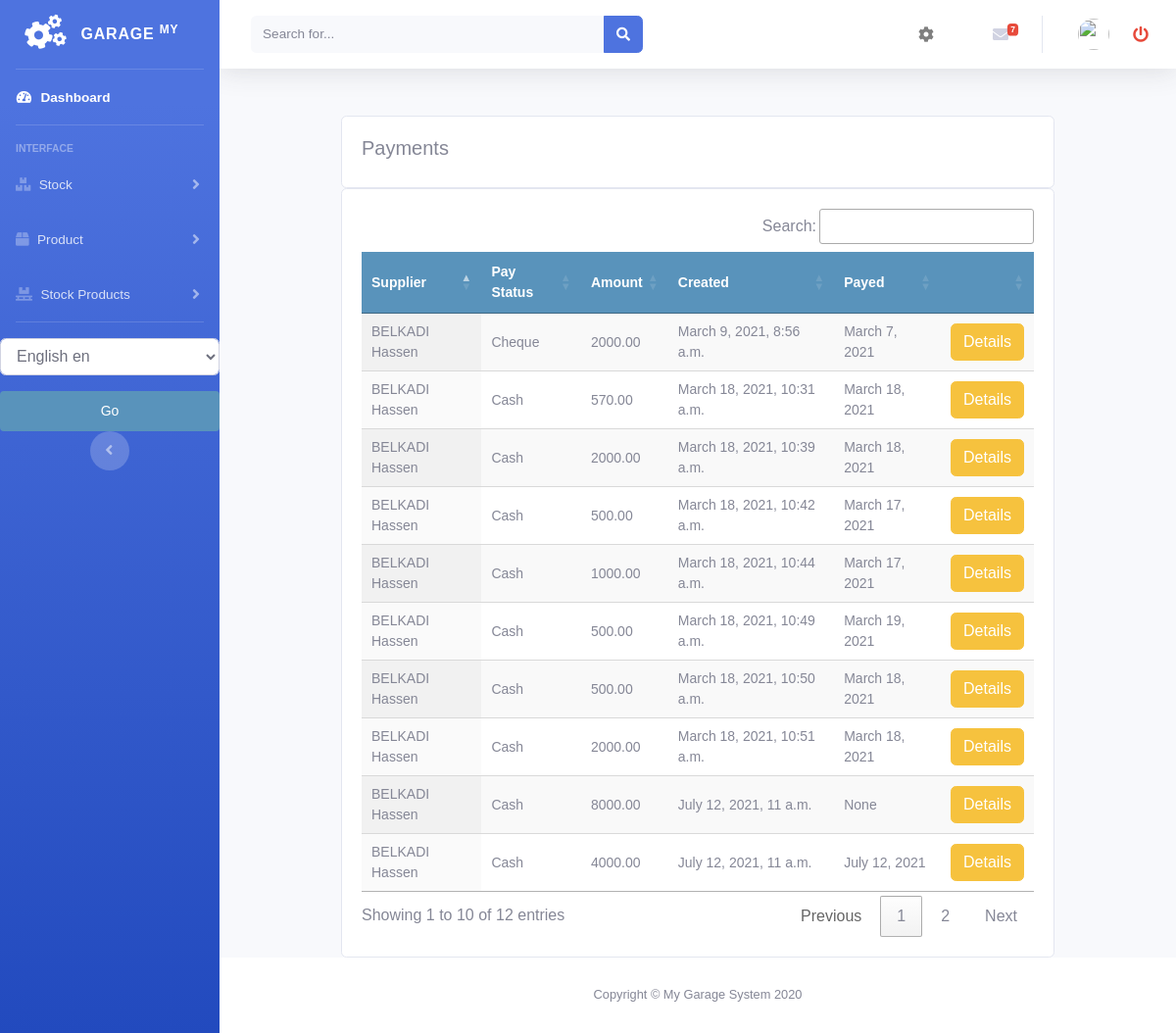
/payments/supplier_payment_list, run on the app's committed database.
### payments/models.py (models this page shows)
class BuyOrderPayment(models.Model):
    order = models.ForeignKey(BuyOrder, on_delete=models.CASCADE, blank=True, null=True)
    supplier = models.ForeignKey(Supplier, on_delete=models.CASCADE)
    user = models.IntegerField(default=0)
    amount = models.DecimalField(max_digits=10, decimal_places=2)
    created = models.DateTimeField(auto_now_add=True)
    pay_date = models.DateField(null=True, blank=True)
    pay_type = (
        ('Cash', 'Cash'),
        ('Cheque', 'Cheque'),
        ('Verement', 'Verement'),
    )
    pay_status = models.CharField(max_length=9, choices=pay_type, blank=True, default="Cash")

### supplier/models.py (models this page shows, shortened)
class Supplier(models.Model):
    firstname = models.CharField(max_length=250, null=True)
    lastname = models.CharField(max_length=250, null=True)
    address = models.CharField(max_length=200, null=True)
    phone = models.CharField(max_length=200, null=True)
    email = models.EmailField(null=True)
    date_created = models.DateTimeField(auto_now_add=True, null=True)
    date_joined = models.DateField(null=True)
    credit = models.DecimalField(max_digits=10, decimal_places=2, null=True, default=0.0)
    def __str__(self):
        return self.firstname + " " + self.lastname

### payments/views.py (the view)
# urls.py: path('supplier_payment_list', views.supplier_payment_list, name='supplier_payment_list'),
def supplier_payment_list(request):
    supplierpayments = BuyOrderPayment.objects.all()
    context = {
        "supplierpayments": supplierpayments
    }
    return render(request, 'payments/supplier/payment_list.html', context)

### accounts/templatetags/erpextra.py (called while the page is built)
@register.filter(name='has_group')
def has_group(user, group_name):
    group = Group.objects.get(name=group_name)
    return True if group in user.groups.all() else False

### payments/templates/payments/supplier/payment_list.html (shortened to what this page needs)
{% extends 'home.html' %}
{% load static %}
{% load i18n %}
{% block content %}
<br>
<div class="container">
    <div class="row">
        <div class="col-md">
            <div class="card card-body">
                <h5>{% trans "Payments" %}</h5>
            </div>
            <div class="card card-body">
                <table id="table_id" class="display text-center">
                    <thead>
                    <tr>
                        <th>{% trans "Supplier" %}</th>
                        <th>{% trans "Pay Status" %}</th>
                        <th>{% trans "Amount" %}</th>
                        <th>{% trans "Created" %}</th>
                        <th>{% trans "Payed" %}</th>
                        <th></th>
                    </tr>
                    </thead>
                    <tbody>
                    {% for payment in supplierpayments %}
                    <tr>
                        <td>
                            {{payment.supplier}}
                        </td>
                        <td>
                            {{payment.pay_status}}
                        </td>
                        <td>
                            {{payment.amount}}
                        </td>
                        <td>
                            {{payment.created}}
                        </td>
                        <td>
                            {{payment.pay_date}}
                        </td>
                        <td>
                            {% if payment.order.id %}
                            <a class="btn btn-warning " href="{% url 'buyorder:buyorder_details' payment.order.id %}">{% trans "Details" %}</a>
                            {% endif %}
                        </td>
                    </tr>
                    {% endfor %}
                    </tbody>
                </table>
            </div>
        </div>
    </div>
</div>
{% endblock %}
{% block jsscript %}
<link rel="stylesheet" type="text/css" href="https://cdn.datatables.net/1.10.22/css/jquery.dataTables.css">
<link rel="stylesheet" type="text/css" href="https://cdn.datatables.net/buttons/1.6.5/css/buttons.dataTables.min.css">
{% endblock %}

### static/css/main.css (style rules this page uses)
body { margin:0; padding:0; font-family:helvetica, sans-serif; }
h1, h2, h3, h4, h5 , h6 { font-family: 'Ubuntu', sans-serif; font-weight:normal; }
a { text-decoration:none; color:#5993bb; }
table { width:100%; border-spacing:0; border-collapse: collapse; }
table th, table td { text-align:left; font-size:14px; padding:10px; margin:0; }
tbody tr:nth-child(odd) { background:#efefef; }
thead th, tbody tr.total { background:#5993bb; color:#fff; font-weight:bold; }

### data on the page
BuyOrderPayment: supplier "BELKADI Hassen", pay_status "Cheque", amount "2000.00", created "March 9, 2021, 8:56 a.m.", pay_date "March 7, 2021"
BuyOrderPayment: supplier "BELKADI Hassen", pay_status "Cash", amount "570.00", created "March 18, 2021, 10:31 a.m.", pay_date "March 18, 2021"
BuyOrderPayment: supplier "BELKADI Hassen", pay_status "Cash", amount "2000.00", created "March 18, 2021, 10:39 a.m.", pay_date "March 18, 2021"
BuyOrderPayment: supplier "BELKADI Hassen", pay_status "Cash", amount "500.00", created "March 18, 2021, 10:42 a.m.", pay_date "March 17, 2021"
BuyOrderPayment: supplier "BELKADI Hassen", pay_status "Cash", amount "1000.00", created "March 18, 2021, 10:44 a.m.", pay_date "March 17, 2021"
BuyOrderPayment: supplier "BELKADI Hassen", pay_status "Cash", amount "500.00", created "March 18, 2021, 10:49 a.m.", pay_date "March 19, 2021"
BuyOrderPayment: supplier "BELKADI Hassen", pay_status "Cash", amount "500.00", created "March 18, 2021, 10:50 a.m.", pay_date "March 18, 2021"
BuyOrderPayment: supplier "BELKADI Hassen", pay_status "Cash", amount "2000.00", created "March 18, 2021, 10:51 a.m.", pay_date "March 18, 2021"
BuyOrderPayment: supplier "BELKADI Hassen", pay_status "Cash", amount "8000.00", created "July 12, 2021, 11 a.m.", pay_date "None"
BuyOrderPayment: supplier "BELKADI Hassen", pay_status "Cash", amount "4000.00", created "July 12, 2021, 11 a.m.", pay_date "July 12, 2021"
